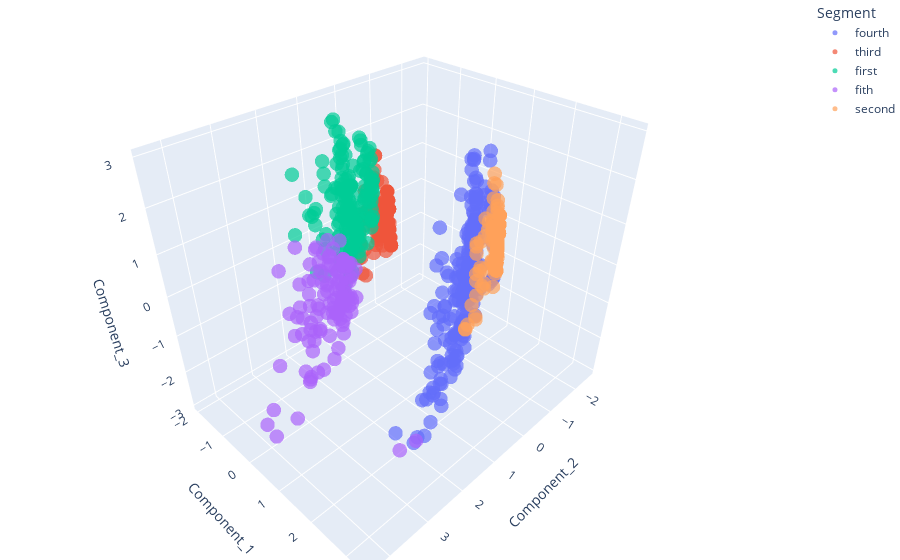

Here is the notebook cell this chart was saved with:
### Code cell
# 3D plot of clusters
x_axis = df_segm_pca_kmeans["Component_2"]
y_axis = df_segm_pca_kmeans["Component_1"]
z_axis = df_segm_pca_kmeans["Component_3"]
cluster = df_segm_pca_kmeans['Segment']

fig = px.scatter_3d(df_segm_pca_kmeans, x='Component_2', y='Component_1', z='Component_3', color='Segment',
                    size_max=1, opacity=0.7)
fig.update_layout(margin=dict(l=0, r=0, b=0, t=0))
fig.update_traces(marker=dict(size=5,
                              ),
                  selector=dict(mode='markers'))
fig.show()
